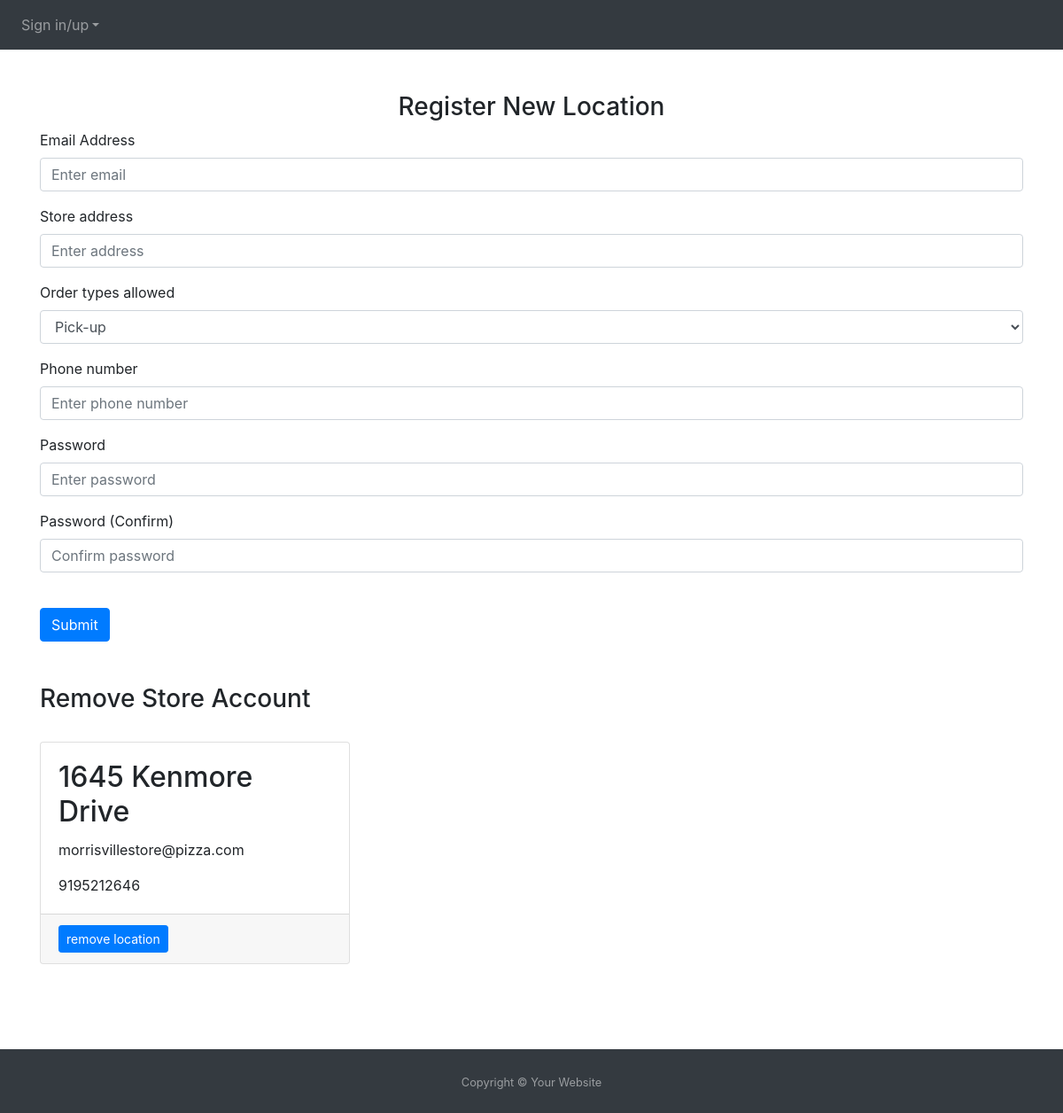
Page /editusers on the committed database.
### website/models.py (models this page shows)
class Store(db.Model, UserMixin): # login for storefront section of website
    id = db.Column(db.Integer, primary_key=True)
    email = db.Column(db.String(150), unique=True) # store contact info
    password = db.Column(db.String(150))
    phone = db.Column(db.String(150)) # store contact info
    address = db.Column(db.String(150)) # helps with user ordering delivery
    open = db.Column(db.Integer) # tells customer side of website when resturant is accepting online orders

### website/admin.py (the view, shortened to what this page needs)
@admin.route('/editusers', methods=['POST', 'GET'])
def create_users():
  rows = Cart.query.filter(Cart.id).count()
  return render_template('editusers.html', user=current_user, account=get_stores(), rows=rows)

### website/menu.py (called while the page is built)
def get_stores():
  ids = [id[0] for id in Store.query.with_entities(Store.id).all()]
  all_stores = []
  for id in ids:
    store = Store.query.filter_by(id=id).first()
    grabber = {'id': 0, 'first_name': '', 'email': 0, 'password': '', 'phone': ''}
    grabber['id'] = store.id
    grabber['first_name'] = store.address
    grabber['email'] = store.email
    grabber['password'] = store.password
    grabber['phone'] = store.phone
    all_stores.append(grabber)
  return all_stores

### website/templates/editusers.html (shortened to what this page needs)
{% extends "base.html" %} {% block title %}Cart{% endblock %}
{% block content%}
<br/><br/>
<form method="POST">
    <h3 align="center">Register New Location</h3>
    <div class="form-group">
      <label for="email">Email Address</label>
      <input
        type="email"
        class="form-control"
        id="email"
        name="email"
        placeholder="Enter email"
      />
    </div>
    <div class="form-group">
      <label for="address">Store address</label>
      <input
        type="address"
        class="form-control"
        id="address"
        name="address"
        placeholder="Enter address"
      />
    </div>
    <div class="form-group">
      <label for="open">Order types allowed</label>
      <select name="open" class="form-control" id="open">
        <option value="1">Pick-up</option>
      </select>
    </div>
    <div class="form-group">
        <label for="phone">Phone number</label>
        <input
          type="text"
          class="form-control"
          id="phone"
          name="phone"
          placeholder="Enter phone number"
        />
      </div>
    <div class="form-group">
      <label for="password1">Password</label>
      <input
        type="password"
        class="form-control"
        id="password1"
        name="password1"
        placeholder="Enter password"
      />
    </div>
    <div class="form-group">
      <label for="password2">Password (Confirm)</label>
      <input
        type="password"
        class="form-control"
        id="password2"
        name="password2"
        placeholder="Confirm password"
      />
    </div>
    <br />
    <button type="submit" class="btn btn-primary">Submit</button>
  </form>
  <br /><br />
  <h3>Remove Store Account</h3>
  <br/>
  <div class="row gx-4 gx-lg-5">
    {% for i in account %}
    <div class="col-md-4 mb-5">
        <div class="card h-100">
            <div class="card-body">
                <h2 class="card-title">{{i.first_name}}</h2>
                <p class="card-text">{{i.email}} </p>
                <p class="card-text">{{i.phone}}</p>
            </div>
            <div class="card-footer"><a class="btn btn-primary btn-sm" href="{{ url_for ('admin.remove_user', id=i.id) }}">remove location</a></div>
        </div>
    </div>
    {% endfor %}
  </div>
  <br/><br/>
  {% endblock %}

### website/static/base.css (style rules this page uses)
html, body { height: 100%; }

### rows in the picture
Store: first_name "1645 Kenmore Drive", email "morrisvillestore@pizza.com", phone "9195212646"
